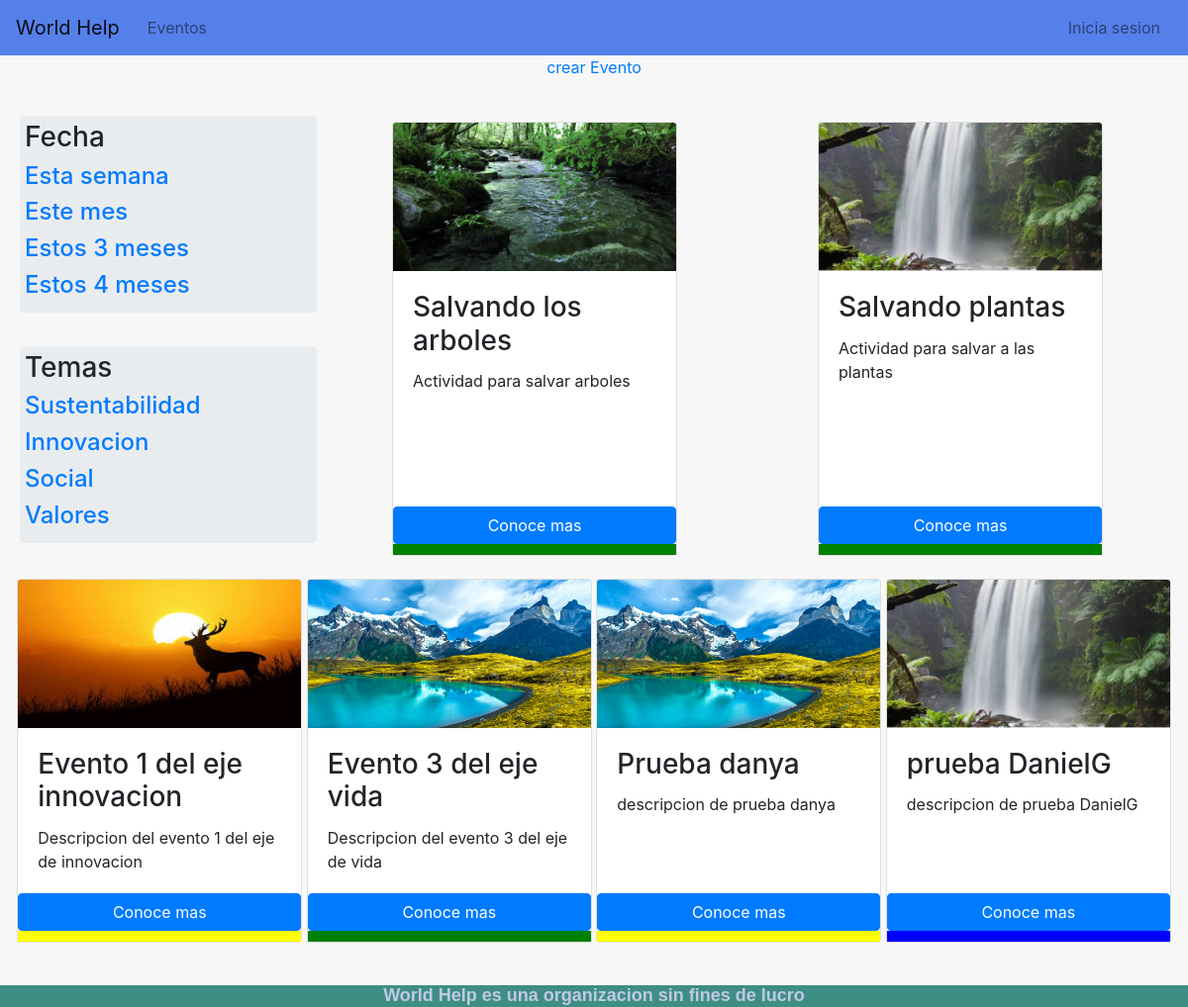
The page /activities/ on the database its author committed.
### Activities/models.py (models this page shows, shortened)
class Activity(models.Model):
    user = models.ForeignKey(User, default=1, on_delete=models.CASCADE)
    activity_name = models.CharField(max_length=100)
    activity_description = models.CharField(max_length=700)
    activity_start_date = models.DateField()
    activity_end_date = models.DateField()
    activity_picture = models.FileField()
    EJE_VIDA = 'vida'
    EJE_INNOVACION = 'innovacion'
    EJE_ENERGIA = 'energia'
    EJE_SOCIAL = 'social'
    TIPO_EJES = (
        (EJE_VIDA, 'Vida'),
        (EJE_INNOVACION, 'Innovacion'),
        (EJE_ENERGIA, 'Energia'),
        (EJE_SOCIAL, 'Social')
    )
    activity_type = models.CharField(
        max_length = 10,
        choices = TIPO_EJES,
        default = EJE_VIDA,
    )

### Activities/views.py (the view)
# urls.py: path('',views.events, name = 'Events'),
def events(request):
    all_acts = Activity.objects.all()
    return render(request, template_name='Activities/Activities_Page.html', context = {'all_acts': all_acts})

### Activities/templates/Activities/Activities_Page.html
{% extends 'Activities/base.html'%}
{% load static from staticfiles %}
{% block styleSheet %}
<link rel="stylesheet" type="text/css" href="{% static 'activitiesHtmlStyle.css' %}">
{% endblock %}
{%block bodyContent%}
          <div align="center" style="background-color: #f7f7f7;">
                <a href="{% url 'activities:newEvent' %}"> crear Evento </a>
          </div>
      <div class = "container-fluid event-wrapper" style="min-height: 754px">
        <div class="row" style="margin: 0 auto;">
                <div clas="container" align="left" style="margin-bottom: 20px">
                    <div class="jumbotron" >
                        <h3>Fecha</h3>
                        <h4><a href="#">Esta semana</a> </h4>
                        <h4><a href="#">Este mes</a> </h4>
                        <h4><a href="#">Estos 3 meses</a> </h4>
                        <h4><a href="#">Estos 4 meses</a> </h4>
                    </div>
                    <br>
                    <div class="jumbotron" >
                        <h3>Temas</h3>
                        <h4><a href="#">Sustentabilidad</a> </h4>
                        <h4><a href="#">Innovacion</a> </h4>
                        <h4><a href="#">Social</a> </h4>
                        <h4><a href="#">Valores</a> </h4>
                    </div>
                </div>
                {% for evento in all_acts %}
                    <div class="card" style="width: 18rem;">
                      {% if evento.activity_picture%}
                        <img class="card-img-top" src="{{evento.activity_picture.url}}" alt="Card image cap" style="min-height: 150px; max-height: 150px;">
                      {% else %}
                        <img class="card-img-top" src="https://dummyimage.com/600x400/c1c8e4/291329.png&text=card+img" alt="Card image cap">
                      {% endif %}
                      <div class="card-body">
                        <h3 class="card-title">{{evento.activity_name}}</h3>
                        <p class="card-text">{{evento.activity_description}}</p>
                      </div>
                      <a href="{% url 'activities:actDetails' evento.id %}" class="btn btn-primary">Conoce mas</a>
                      {% if evento.activity_type == 'vida'%}
                          <div class="eje-carta" style="background-color: green; height: 11px; width: auto; margin: 0;"></div>
                        {% elif evento.activity_type == 'innovacion'%}
                          <div class="eje-carta" style="background-color: yellow; height: 11px; width: auto; margin: 0;"></div>
                        {% elif evento.activity_type == 'energia'%}
                          <div class="eje-carta" style="background-color: orange; height: 11px; width: auto; margin: 0;"></div>
                        {% elif evento.activity_type == 'social'%}
                          <div class="eje-carta" style="background-color: blue; height: 11px; width: auto; margin: 0;"></div>
                        {% endif %}
                    </div>
                    {% empty %}
                    <p>No hay nada en eventos</p>
                {% endfor %}
        </div>
      </div>
{% endblock %}

### static/mainStyles.css (style rules this page uses)
body { padding-top: 56px; background: #f7f7f7; }
.event-wrapper { background-color: #f7f7f7; padding: 2rem; }
.card { margin: 0.7rem auto; }

### static/activitiesHtmlStyle.css (style rules this page uses)
div.jumbotron { width: 300px; padding: 5px; margin: 5px; }

### rows shown on the page
Activity: activity_picture (picture), activity_name "Salvando los arboles", activity_description "Actividad para salvar arboles", activity_type "vida" (drawn)
Activity: activity_picture (picture), activity_name "Salvando plantas", activity_description "Actividad para salvar a las plantas", activity_type "vida" (drawn)
Activity: activity_picture (picture), activity_name "Evento 1 del eje innovacion", activity_description "Descripcion del evento 1 del eje de innovacion", activity_type "innovacion" (drawn)
Activity: activity_picture (picture), activity_name "Evento 3 del eje vida", activity_description "Descripcion del evento 3 del eje de vida", activity_type "vida" (drawn)
Activity: activity_picture (picture), activity_name "Prueba danya", activity_description "descripcion de prueba danya", activity_type "innovacion" (drawn)
Activity: activity_picture (picture), activity_name "prueba DanielG", activity_description "descripcion de prueba DanielG", activity_type "social" (drawn)
